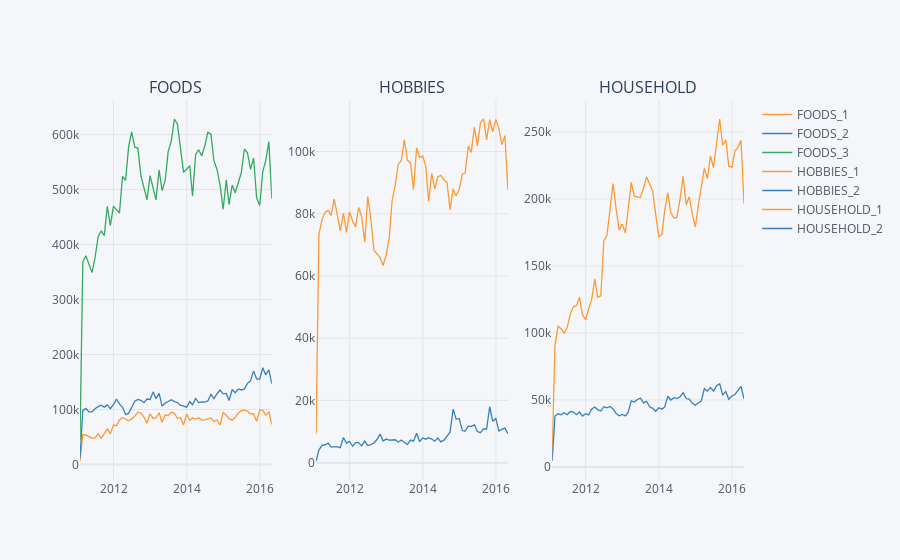

Write notebook code for a chart like this one.
### Code cell
cf.Figure(cf.subplots([dept_monthly_level[['FOODS_1','FOODS_2','FOODS_3']]. \
                       figure(),dept_monthly_level[['HOBBIES_1','HOBBIES_2']].figure(), \
                       dept_monthly_level[['HOUSEHOLD_1','HOUSEHOLD_2']].figure()],shape=(1,3),subplot_titles=('FOODS', 'HOBBIES', 'HOUSEHOLD'))).iplot()
